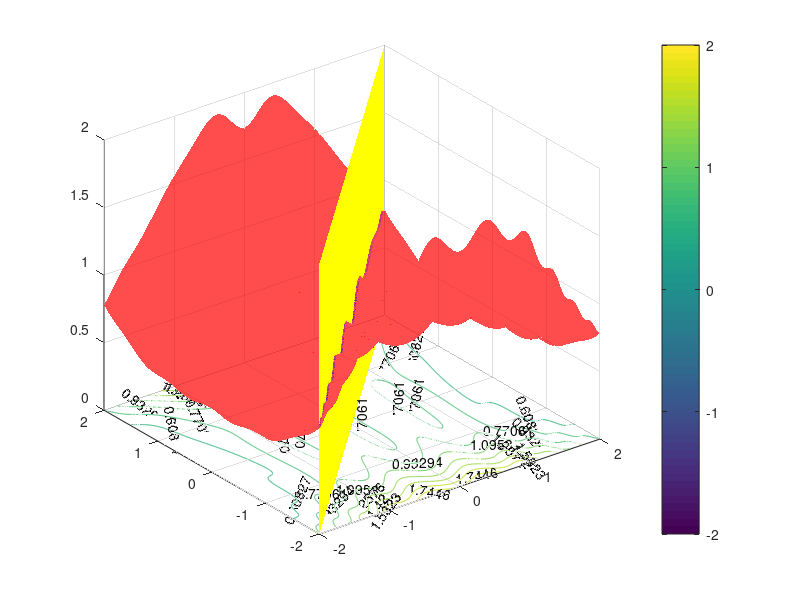

Reproduce this figure in MATLAB.
clc
clear

%curve
[x, y] = meshgrid(-2:0.01:2);
z = ((-cos(x.^3.*y-8.*x)+sqrt(abs((cos(x.^3.*y-8.*x).^2-4.*(2.*x.^4+6).*(4+x.^2+y.^4)))))./(2.*(2.*x.^4+6)));

surf(x,y,z, 'EdgeColor', 'none', 'FaceAlpha', 0.7, 'FaceColor', 'r');
hold on;

%contour
[x, y] = meshgrid(-2:0.01:2);
z = ((-cos(x.^3.*y-8.*x)+sqrt(abs((cos(x.^3.*y-8.*x).^2-4.*(2.*x.^4+6).*(4+x.^2+y.^4)))))./(2.*(2.*x.^4+6)));

[c, h] = contour(x,y,z,8);
colorbar;
clabel(c,h)

hold on;

%plane
[x, z] = meshgrid(-2:0.01:2);
surf(x, x, z, 'EdgeColor', 'none', 'FaceColor', 'y');
zlim([0,2]);

hold on;

%intersection
t = linspace(-2, 2, 1000);
x = t;
y = t;
z = ((-cos(t.^4-8.*t)+sqrt(abs((cos(t.^4-8.*t).^2-4.*(2.*t.^4+6).*(4+t.^2+t.^4)))))./(2.*(2.*t.^4+6)));

plot3(x,y,z,'b-.', 'LineWidth', 2);